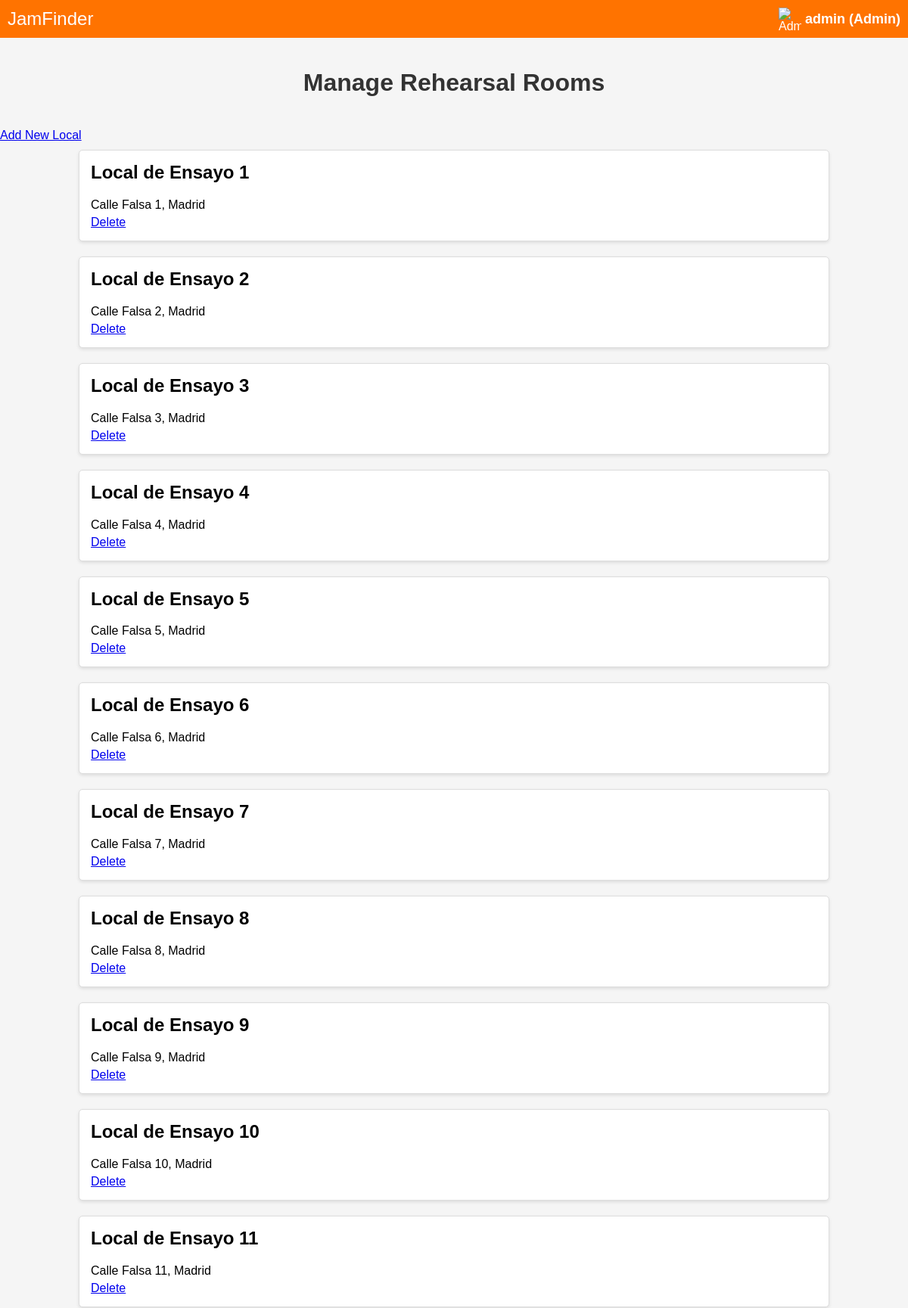
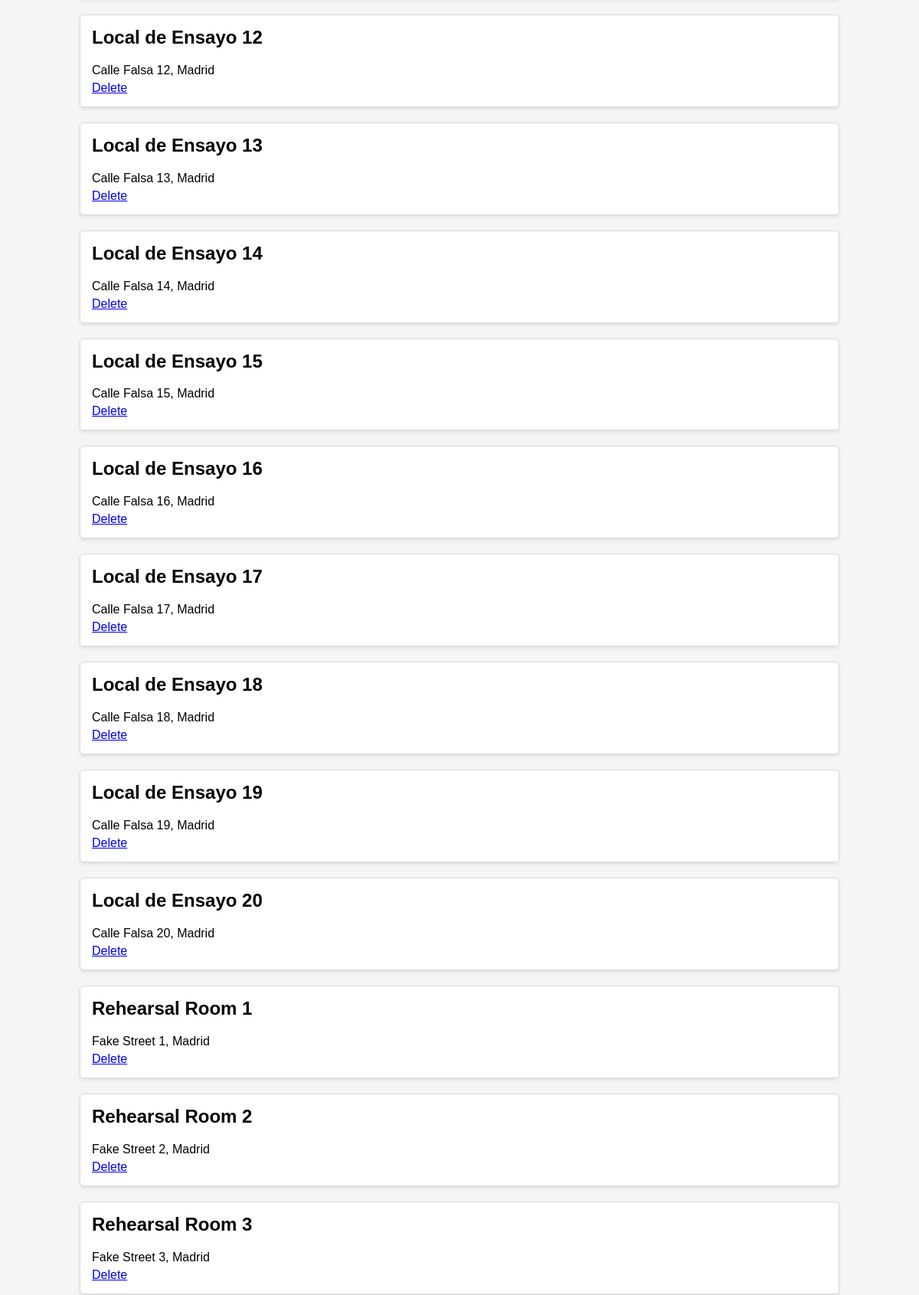
Page /myadmin/ (signed in, upper part) on the committed database (2 pictures, top to bottom).
### locales/models.py (models this page shows, shortened)
class Local(models.Model):
    name = models.CharField(max_length=100)
    type_of_studio = models.CharField(max_length=100)
    address = models.CharField(max_length=200)
    opening_hours = models.CharField(max_length=100, blank=True, null=True)
    price = models.FloatField(blank=True, null=True)
    services = models.CharField(max_length=300, blank=True, null=True)
    phone_number = models.CharField(max_length=100, blank=True, null=True)

### locales/views.py (the view)
# urls.py: path('myadmin/', views.admin_view, name='admin_view'),  # Cambia la URL a 'myadmin'
@login_required
def admin_view(request):
    locales = Local.objects.all()
    return render(request, 'locales/admin.html', {'locales': locales})

### locales/templates/locales/admin.html (shortened to what this page needs)
{% extends 'locales/base.html' %}
{% block content %}
    <h1>Manage Rehearsal Rooms</h1>
    <a href="{% url 'add_local' %}">Add New Local</a>
    <div id="locales">
        {% for local in locales %}
            <div class="local-card">
                <h2>{{ local.name }}</h2>
                <p>{{ local.address }}</p>
                <a href="{% url 'delete_local' local.id %}">Delete</a>
            </div>
        {% endfor %}
    </div>
{% endblock %}

### locales/templates/locales/base.html (shortened to what this page needs)
<!DOCTYPE html>
<html lang="en">
<head>
    {% load static %}
    <link rel="stylesheet" href="{% static 'css/styles.css' %}">
</head>
<body>
    <header>
        <div class="title">
            <a href="{% url 'home' %}" style="color: white; text-decoration: none;">JamFinder</a>
        </div>
        <div class="user-info">
            {% if user.is_authenticated %}
                <img src="{% static 'img/admin_icon.png' %}" alt="Admin Icon">
                <span>
                    {% if user.is_superuser %}
                        {{ user.username }} (Admin)
                    {% else %}
                        {{ user.username }}
                    {% endif %}
                </span>
            {% else %}
                <img src="{% static 'img/user_icon.png' %}" alt="User Icon">
                <div class="dropdown">
                    <a href="{% url 'login' %}">Login</a>
                </div>
            {% endif %}
        </div>
    </header>
    {% block content %}{% endblock %}
</body>
</html>

### static/css/styles.css (style rules this page uses)
body { font-family: Arial, sans-serif; background-color: #f5f5f5; margin: 0; padding: 0; }
header { background-color: rgb(255, 115, 0); color: white; padding: 10px; display: flex; justify-content: space-between; align-items: center; }
header .title { font-size: 24px; }
header .user-info { position: relative; display: flex; align-items: center; cursor: pointer; }
header .user-info img { width: 30px; height: 30px; margin-left: 10px; }
header .user-info span { margin-left: 5px; font-size: 18px; font-weight: bold; }
h1 { color: #333; text-align: center; padding: 20px; }
#locales, .local-detail { display: flex; flex-direction: column; align-items: center; }
.local-card, .local-detail-card { background-color: #fff; border: 1px solid #ddd; border-radius: 5px; padding: 15px; margin: 10px; width: 80%; box-shadow: 0 2px 4px rgba(0, 0, 0, 0.1); }
.local-card h2, .local-detail-card h2 { margin-top: 0; }
.local-card p, .local-detail-card p { margin: 5px 0; }

### rows in the picture
Local: name "Local de Ensayo 1", address "Calle Falsa 1, Madrid"
Local: name "Local de Ensayo 2", address "Calle Falsa 2, Madrid"
Local: name "Local de Ensayo 3", address "Calle Falsa 3, Madrid"
Local: name "Local de Ensayo 4", address "Calle Falsa 4, Madrid"
Local: name "Local de Ensayo 5", address "Calle Falsa 5, Madrid"
Local: name "Local de Ensayo 6", address "Calle Falsa 6, Madrid"
Local: name "Local de Ensayo 7", address "Calle Falsa 7, Madrid"
Local: name "Local de Ensayo 8", address "Calle Falsa 8, Madrid"
Local: name "Local de Ensayo 9", address "Calle Falsa 9, Madrid"
Local: name "Local de Ensayo 10", address "Calle Falsa 10, Madrid"
Local: name "Local de Ensayo 11", address "Calle Falsa 11, Madrid"
Local: name "Local de Ensayo 12", address "Calle Falsa 12, Madrid"
Local: name "Local de Ensayo 13", address "Calle Falsa 13, Madrid"
Local: name "Local de Ensayo 14", address "Calle Falsa 14, Madrid"
Local: name "Local de Ensayo 15", address "Calle Falsa 15, Madrid"
Local: name "Local de Ensayo 16", address "Calle Falsa 16, Madrid"
Local: name "Local de Ensayo 17", address "Calle Falsa 17, Madrid"
Local: name "Local de Ensayo 18", address "Calle Falsa 18, Madrid"
Local: name "Local de Ensayo 19", address "Calle Falsa 19, Madrid"
Local: name "Local de Ensayo 20", address "Calle Falsa 20, Madrid"
Local: name "Rehearsal Room 1", address "Fake Street 1, Madrid"
Local: name "Rehearsal Room 2", address "Fake Street 2, Madrid"
Local: name "Rehearsal Room 3", address "Fake Street 3, Madrid"

### other values in the picture
{{ user.username }} "admin"
